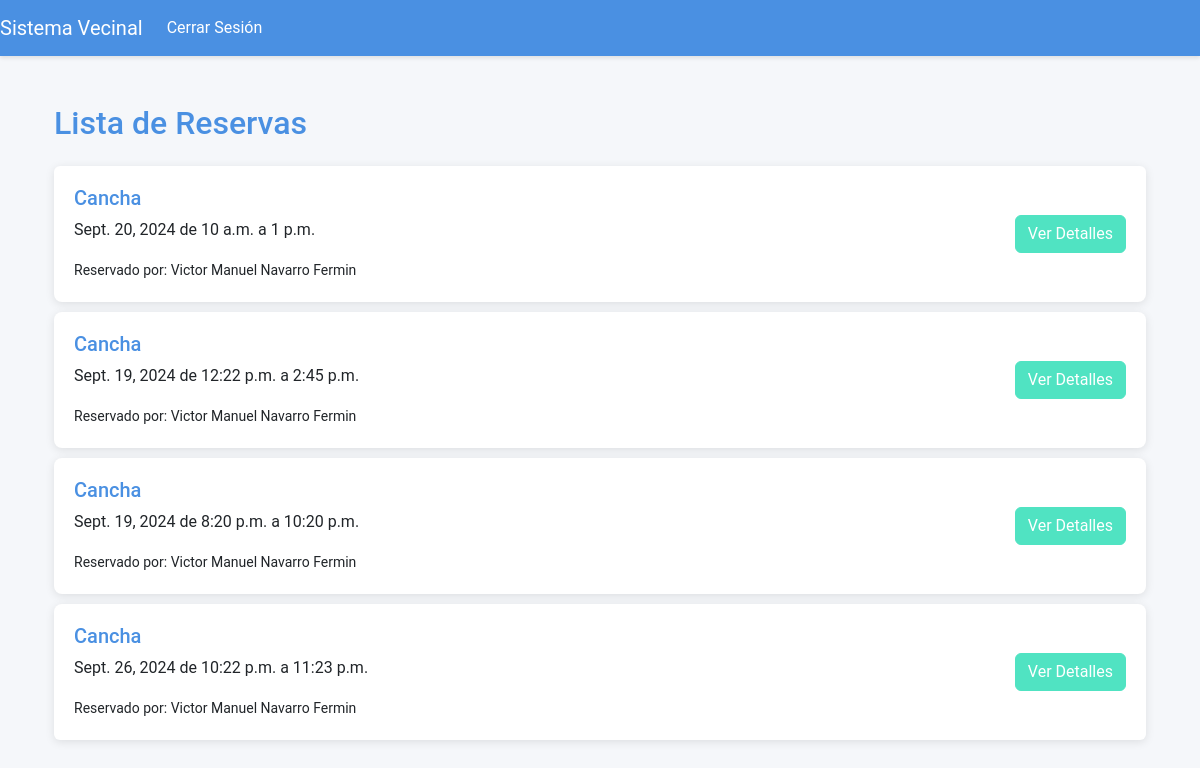
The page /reservas/ (signed in) on the database as committed earlier.
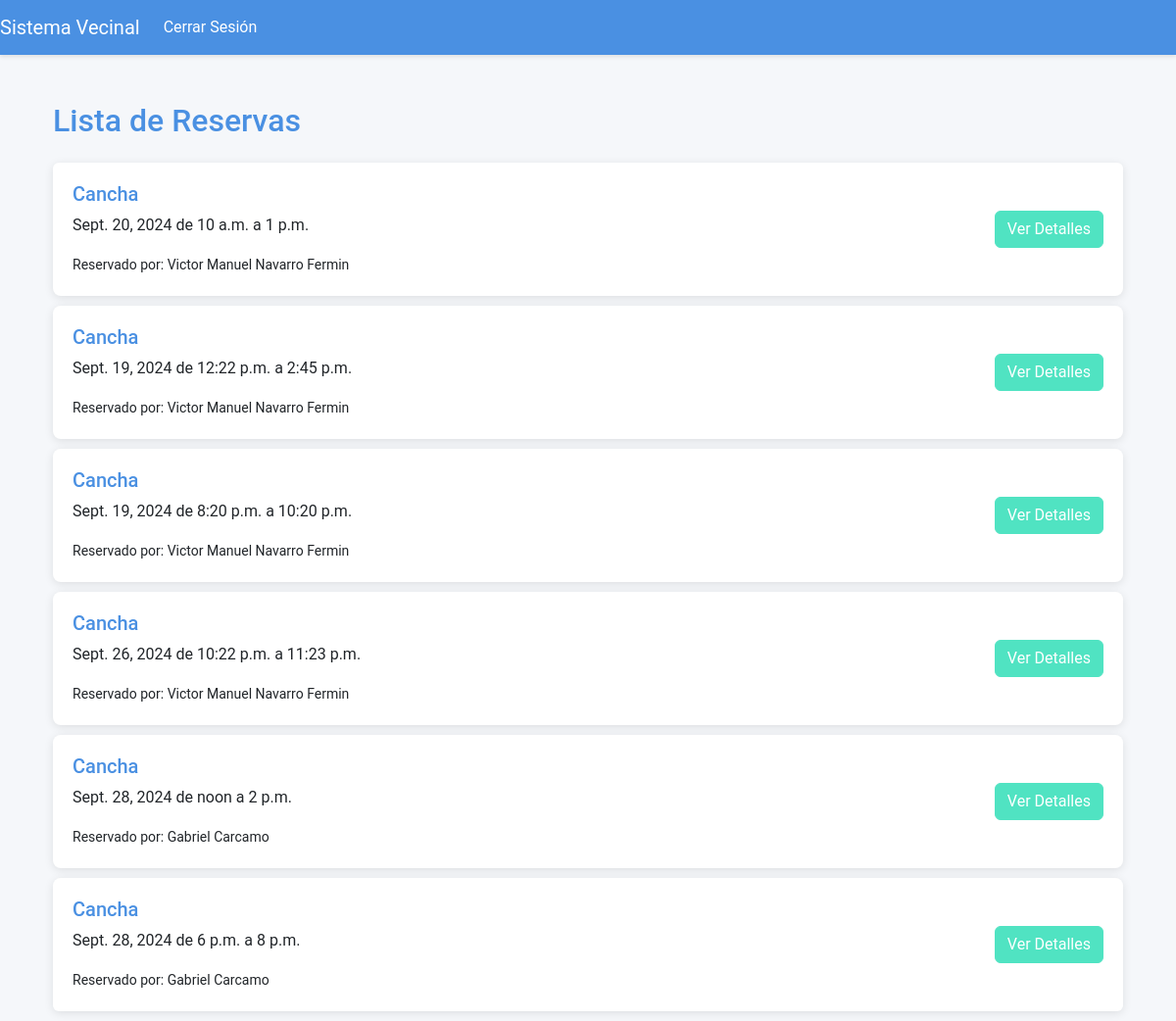
The same page on the database as committed later.
### junta_vecinos/models.py (models this page shows, shortened)
class Reserva(models.Model):
    usuario = models.ForeignKey(User, on_delete=models.CASCADE)
    espacio = models.ForeignKey(Espacio, on_delete=models.CASCADE)
    fecha = models.DateField()
    hora_inicio = models.TimeField()
    hora_fin = models.TimeField()

class Espacio(models.Model):
    nombre = models.CharField(max_length=100)
    descripcion = models.TextField()
    capacidad = models.IntegerField()

### junta_vecinos/views.py (the view)
# urls.py: path('reservas/', views.lista_reservas, name='lista_reservas'),
@login_required
def lista_reservas(request):
    reservas = Reserva.objects.all()  # Obtener todas las reservas
    return render(request, 'junta_vecinos/lista_reservas.html', {'reservas': reservas})

### junta_vecinos/templates/junta_vecinos/lista_reservas.html (shortened to what this page needs)
{% extends 'junta_vecinos/base.html' %}
{% block content %}
<div class="container mt-5">
    <h2 class="mb-4">Lista de Reservas</h2>
    <ul class="list-group">
        {% for reserva in reservas %}
            <li class="list-group-item d-flex justify-content-between align-items-center">
                <div>
                    <h5>{{ reserva.espacio.nombre }}</h5>
                    <p>{{ reserva.fecha }} de {{ reserva.hora_inicio }} a {{ reserva.hora_fin }}</p>
                    <small>Reservado por: {{ reserva.usuario.first_name }} {{ reserva.usuario.last_name }}</small>
                </div>
                <a href="#" class="btn btn-primary">Ver Detalles</a>
            </li>
        {% endfor %}
    </ul>
</div>
{% endblock %}

Rows that differ between the two databases and show on the page:
added Reserva: espacio.nombre "Cancha", fecha "Sept. 28, 2024", hora_inicio "noon", hora_fin "2 p.m.", usuario.first_name "Gabriel", usuario.last_name "Carcamo"
added Reserva: espacio.nombre "Cancha", fecha "Sept. 28, 2024", hora_inicio "6 p.m.", hora_fin "8 p.m.", usuario.first_name "Gabriel", usuario.last_name "Carcamo"
